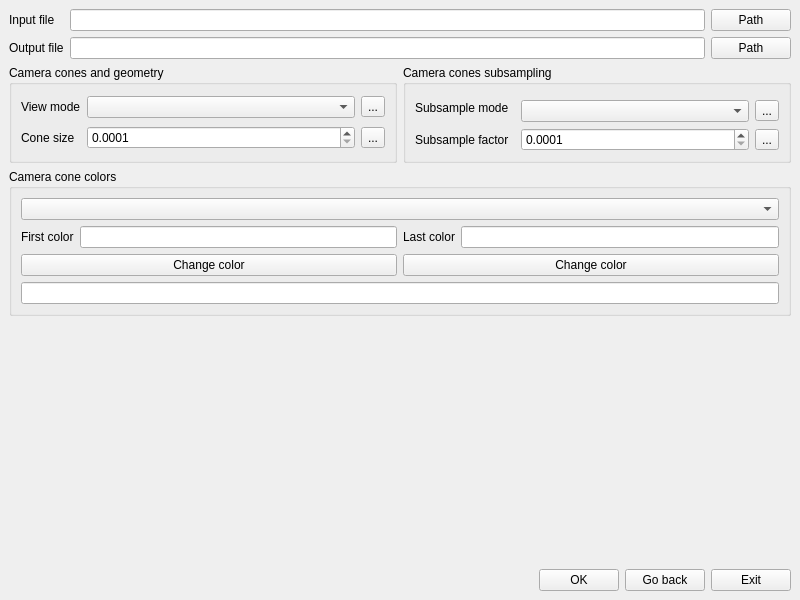
<?xml version="1.0" encoding="UTF-8"?>
<ui version="4.0">
 <class>MainWindow</class>
 <widget class="QMainWindow" name="MainWindow">
  <property name="geometry">
   <rect>
    <x>0</x>
    <y>0</y>
    <width>800</width>
    <height>600</height>
   </rect>
  </property>
  <property name="windowTitle">
   <string>MainWindow</string>
  </property>
  <widget class="QWidget" name="centralwidget">
   <layout class="QVBoxLayout" name="verticalLayout_2">
    <item>
     <layout class="QGridLayout" name="gridLayout_3">
      <item row="0" column="0">
       <widget class="QLabel" name="label_5">
        <property name="text">
         <string>Input file</string>
        </property>
       </widget>
      </item>
      <item row="1" column="2">
       <widget class="QPushButton" name="btn_out_path">
        <property name="text">
         <string>Path</string>
        </property>
       </widget>
      </item>
      <item row="0" column="1">
       <widget class="QLineEdit" name="line_edit_in_path"/>
      </item>
      <item row="0" column="2">
       <widget class="QPushButton" name="btn_in_path">
        <property name="text">
         <string>Path</string>
        </property>
       </widget>
      </item>
      <item row="1" column="0">
       <widget class="QLabel" name="label_6">
        <property name="text">
         <string>Output file</string>
        </property>
       </widget>
      </item>
      <item row="1" column="1">
       <widget class="QLineEdit" name="line_edit_out_path"/>
      </item>
     </layout>
    </item>
    <item>
     <layout class="QHBoxLayout" name="horizontalLayout">
      <item>
       <widget class="QGroupBox" name="groupBox">
        <property name="title">
         <string>Camera cones and geometry</string>
        </property>
        <layout class="QGridLayout" name="gridLayout">
         <item row="0" column="0">
          <widget class="QLabel" name="label">
           <property name="text">
            <string>View mode</string>
           </property>
          </widget>
         </item>
         <item row="1" column="1">
          <widget class="QDoubleSpinBox" name="dspin_box_cone_size">
           <property name="decimals">
            <number>4</number>
           </property>
           <property name="minimum">
            <double>0.000100000000000</double>
           </property>
           <property name="singleStep">
            <double>0.010000000000000</double>
           </property>
          </widget>
         </item>
         <item row="1" column="0">
          <widget class="QLabel" name="label_2">
           <property name="text">
            <string>Cone size</string>
           </property>
          </widget>
         </item>
         <item row="0" column="1">
          <widget class="QComboBox" name="combo_box_view_mode">
           <property name="sizePolicy">
            <sizepolicy hsizetype="MinimumExpanding" vsizetype="Fixed">
             <horstretch>0</horstretch>
             <verstretch>0</verstretch>
            </sizepolicy>
           </property>
          </widget>
         </item>
         <item row="0" column="2">
          <widget class="QToolButton" name="btn_info_view_mode">
           <property name="text">
            <string>...</string>
           </property>
          </widget>
         </item>
         <item row="1" column="2">
          <widget class="QToolButton" name="btn_info_cone_size">
           <property name="text">
            <string>...</string>
           </property>
          </widget>
         </item>
        </layout>
       </widget>
      </item>
      <item>
       <widget class="QGroupBox" name="groupBox_2">
        <property name="title">
         <string>Camera cones subsampling</string>
        </property>
        <layout class="QGridLayout" name="gridLayout_4">
         <item row="2" column="3">
          <widget class="QDoubleSpinBox" name="dspin_box_subsample_factor">
           <property name="decimals">
            <number>4</number>
           </property>
           <property name="minimum">
            <double>0.000100000000000</double>
           </property>
           <property name="singleStep">
            <double>0.010000000000000</double>
           </property>
          </widget>
         </item>
         <item row="1" column="4">
          <widget class="QToolButton" name="btn_info_subsample_mode">
           <property name="text">
            <string>...</string>
           </property>
          </widget>
         </item>
         <item row="2" column="0">
          <widget class="QLabel" name="label_4">
           <property name="text">
            <string>Subsample factor</string>
           </property>
          </widget>
         </item>
         <item row="1" column="3">
          <widget class="QComboBox" name="combo_box_subsample_mode">
           <property name="sizePolicy">
            <sizepolicy hsizetype="MinimumExpanding" vsizetype="Fixed">
             <horstretch>0</horstretch>
             <verstretch>0</verstretch>
            </sizepolicy>
           </property>
          </widget>
         </item>
         <item row="2" column="4">
          <widget class="QToolButton" name="btn_info_subsample_factor">
           <property name="text">
            <string>...</string>
           </property>
          </widget>
         </item>
         <item row="0" column="0" rowspan="2" colspan="2">
          <widget class="QLabel" name="label_3">
           <property name="text">
            <string>Subsample mode</string>
           </property>
          </widget>
         </item>
        </layout>
       </widget>
      </item>
     </layout>
    </item>
    <item>
     <widget class="QGroupBox" name="groupBox_3">
      <property name="title">
       <string>Camera cone colors</string>
      </property>
      <layout class="QVBoxLayout" name="verticalLayout">
       <item>
        <widget class="QComboBox" name="combo_box_colormap"/>
       </item>
       <item>
        <layout class="QGridLayout" name="wid_custom_colors">
         <item row="1" column="0">
          <widget class="QPushButton" name="btn_first_color">
           <property name="text">
            <string>Change color</string>
           </property>
          </widget>
         </item>
         <item row="0" column="0">
          <layout class="QHBoxLayout" name="horizontalLayout_3">
           <item>
            <widget class="QLabel" name="label_7">
             <property name="text">
              <string>First color</string>
             </property>
            </widget>
           </item>
           <item>
            <widget class="QLineEdit" name="line_edit_first_color"/>
           </item>
          </layout>
         </item>
         <item row="1" column="1">
          <widget class="QPushButton" name="btn_last_color">
           <property name="text">
            <string>Change color</string>
           </property>
          </widget>
         </item>
         <item row="0" column="1">
          <layout class="QHBoxLayout" name="horizontalLayout_4">
           <item>
            <widget class="QLabel" name="label_8">
             <property name="text">
              <string>Last color</string>
             </property>
            </widget>
           </item>
           <item>
            <widget class="QLineEdit" name="line_edit_last_color"/>
           </item>
          </layout>
         </item>
        </layout>
       </item>
       <item>
        <widget class="QLineEdit" name="line_edit_view_color"/>
       </item>
      </layout>
     </widget>
    </item>
    <item>
     <spacer name="verticalSpacer">
      <property name="orientation">
       <enum>Qt::Vertical</enum>
      </property>
      <property name="sizeHint" stdset="0">
       <size>
        <width>17</width>
        <height>131</height>
       </size>
      </property>
     </spacer>
    </item>
    <item>
     <layout class="QHBoxLayout" name="horizontalLayout_2">
      <item>
       <spacer name="horizontalSpacer_4">
        <property name="orientation">
         <enum>Qt::Horizontal</enum>
        </property>
        <property name="sizeHint" stdset="0">
         <size>
          <width>40</width>
          <height>20</height>
         </size>
        </property>
       </spacer>
      </item>
      <item>
       <widget class="QPushButton" name="btn_ok">
        <property name="text">
         <string>OK</string>
        </property>
       </widget>
      </item>
      <item>
       <widget class="QPushButton" name="btn_go_back">
        <property name="text">
         <string>Go back</string>
        </property>
       </widget>
      </item>
      <item>
       <widget class="QPushButton" name="btn_exit">
        <property name="text">
         <string>Exit</string>
        </property>
       </widget>
      </item>
     </layout>
    </item>
   </layout>
  </widget>
 </widget>
 <resources/>
 <connections/>
</ui>
